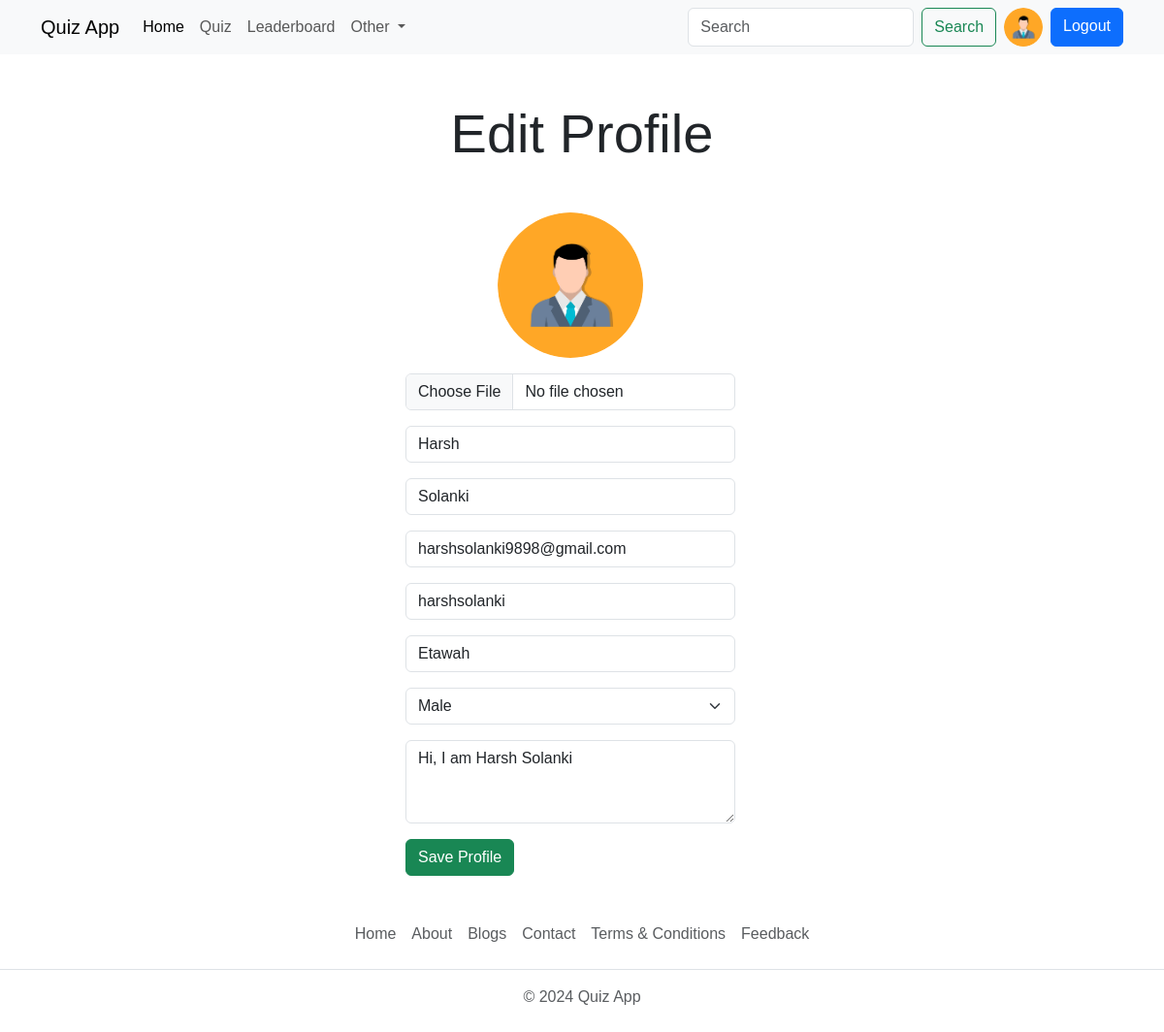
The page /users/editProfile/ (signed in) on the database its author committed.
### account/models.py (models this page shows, shortened)
class Profile(models.Model):
    user = models.OneToOneField(User, on_delete=models.CASCADE, null=True)  # verbose_name
    bio = models.TextField(blank=True, null=True)
    profile_img = models.ImageField(upload_to='profile_img/', default= 'user.png', blank=True, null=True, verbose_name='Profile Image')
    location = models.CharField(max_length=100, blank=True, null=True)
    GENDER = (
        ('Male', 'Male'),
        ('Female', 'Female'),
        ('Other', 'Other'),
    )
    gender = models.CharField(max_length=6, choices=GENDER, blank=True, null=True)

### account/views.py (the view, shortened to what this page needs)
# urls.py: path('editProfile/', views.editProfile, name='editProfile'),
@login_required(login_url='login')
def editProfile(request):
    user_object = User.objects.get(username=request.user)
    user_profile = Profile.objects.get(user=user_object)
    context={"user_profile":user_profile}
    return render(request, 'profile-edit.html',context)

### templates/profile-edit.html (shortened to what this page needs)
{% extends 'index.html' %}
{% load static %}
{% block content %}
<h1 class="display-4 text-center my-5">Edit Profile</h1>
  <div class="container">
    <div class="row row-cols-sm-1 row-cols-lg-3 container">
      <div class="col-12">
      </div>
      <div class="col-12">
        <form action="" method="POST" enctype="multipart/form-data">
            <div class="mb-3 d-flex justify-content-center">
                <img src="{{user_profile.profile_img.url}}" alt="profile-pic" width="150" height="150" class="rounded-circle">
            </div>
          <div class="mb-3">
            <input type="file" class="form-control" id="exampleInputImage" name="profile_img" required>
          </div>
          <div class="mb-3">
            <input type="text" class="form-control" id="exampleInputFirstName" placeholder="First Name" name="first_name" value="{{user_profile.user.first_name}}" required>
          </div>
          <div class="mb-3">
            <input type="text" class="form-control" id="exampleInputLastName" placeholder="Last Name" name="last_name" value="{{user_profile.user.last_name}}" required>
          </div>
          <div class="mb-3">
            <input type="email" class="form-control" id="exampleInputEmail2" aria-describedby="emailHelp"
              placeholder="Email" name="email" value="{{user_profile.user.email}}" required>
          </div>
          <div class="mb-3">
            <input type="text" class="form-control" id="exampleInputUsername1" aria-describedby="emailHelp"
              placeholder="Username" name="username" value="{{user_profile.user.username}}" required>
          </div>
          <div class="mb-3">
            <input type="text" class="form-control" id="exampleInputLocation" placeholder="Location" name="location" value="{{user_profile.location}}" required>
          </div>
          <div class="mb-3">
            <select class="form-select form-control" id="exampleInputGender" aria-label="Default select example" name="gender" required>
                <option {% if user_profile.gender == "Male" %} selected {% endif %} value="Male">Male</option>
              </select>
          </div>
          <div class="mb-3">
            <textarea class="form-control" id="exampleFormControlTextarea1" rows="3" placeholder="Your Bio" name="bio" required>{{user_profile.bio}}</textarea>
          </div>
          <button type="submit" class="btn btn-success">Save Profile</button>
        </form>
      </div>
      <div class="col-12">
      </div>
    </div>
  </div>
{% endblock %}

### templates/components/navbar.html (shortened to what this page needs)
<nav class="navbar navbar-expand-lg bg-body-tertiary d-none d-lg-block">
    <div class="container">
        <a class="navbar-brand" href="{% url 'home' %}">Quiz App</a>
        <div class="collapse navbar-collapse" id="navbarSupportedContent">
            <ul class="navbar-nav me-auto mb-2 mb-lg-0">
                <li class="nav-item">
                    <a class="nav-link active" aria-current="page" href="{% url 'home' %}">Home</a>
                </li>
                <li class="nav-item">
                    <a class="nav-link" href="{% url 'all_quiz' %}">Quiz</a>
                </li>
                <li class="nav-item">
                    <a class="nav-link" href="{% url 'leaderboard' %}">Leaderboard</a>
                </li>
                <li class="nav-item dropdown">
                    <a class="nav-link dropdown-toggle" href="#" role="button" data-bs-toggle="dropdown"
                        aria-expanded="false">
                        Other
                    </a>
                </li>
            </ul>
            <form class="d-flex" role="search" action="{% url 'search_users' %}">
                <input class="form-control me-2" type="search" placeholder="Search" aria-label="Search" name="q" />
                <button class="btn btn-outline-success" type="submit">
                    Search
                </button>
                {% if request.user.is_authenticated %}
                <a type="button" class="mx-2" href="{% url 'profile' request.user.username %}">
                    <img class="rounded-circle" src="{{ user_profile.profile_img.url }}" class="img-fluid" width="40" height="40" alt="">
                </a>
                <a type="button" href="{% url 'logout' %}" class="btn btn-primary">Logout</a>
                {% else %}
                <a type="button" href="{% url 'login' %}" class="btn btn-primary ms-2">Login</a>
                {% endif %}
            </form>
        </div>
    </div>
</nav>

### static/css/style.css (style rules this page uses)
* { font-family: 'Trebuchet MS', 'Lucida Sans Unicode', 'Lucida Grande', 'Lucida Sans', Arial, sans-serif; }

### rows shown on the page
Profile: profile_img (placeholder picture), first_name "Harsh", last_name "Solanki", email "harshsolanki9898@gmail.com", username "harshsolanki", location "Etawah", gender "Male", bio "Hi, I am Harsh Solanki"
